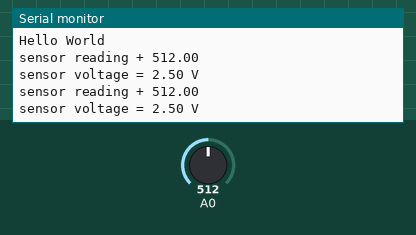
Simulated run of this sketch. Board: Arduino Uno, built with avr-gcc and run on an emulated ATmega328P. Shown: the last lines printed to the serial monitor. The test bench sets the inputs (shaded band); at power-on: A0 = 512.

Above: at 1.8 s.
1.9 s: A0 set to 716
At 2.8 s:
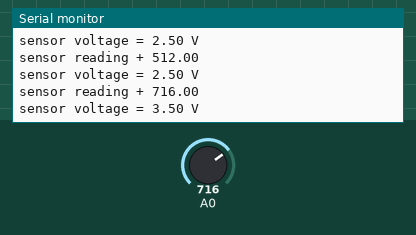
3.4 s: A0 set to 900
At 4.8 s:
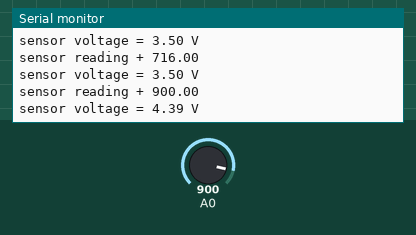
Timing chart, 0 to 6.4 s (numbered marks = the images above; inputs shaded):
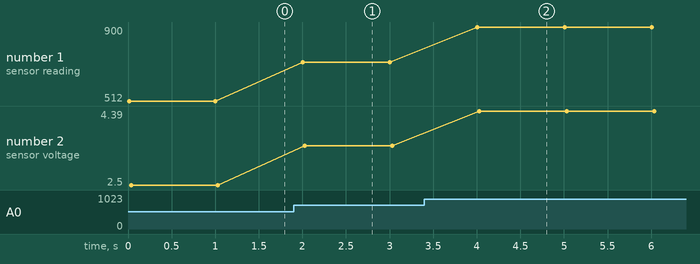

Measured:
- after the input at 1.9 s, the serial monitor: prints a new line after 0.10 s (image 1)
- after the input at 3.4 s, the serial monitor: prints a new line after 0.61 s (image 2)
- plotted number 1: 512 → 716 after the input at 1.9 s, 716 → 900 after the input at 3.4 s
- plotted number 2: 2.5 → 3.5 after the input at 1.9 s, 3.5 → 4.39 after the input at 3.4 s

The sketch:

UVSensor_GUVA_S12SD.ino
```cpp
void setup() {
  // put your setup code here, to run once:
  Serial.begin(9600);
  Serial.println("Hello World");

}

void loop() {
  // put your main code here, to run repeatedly:
  float sensorVoltage;
  float sensorValue;

  sensorValue = analogRead(A0);
  sensorVoltage = sensorValue/1024*5;
  Serial.print("sensor reading + ");
  Serial.print(sensorValue);
  Serial.println("");
  Serial.print("sensor voltage = ");
  Serial.print(sensorVoltage);
  Serial.println(" V");
  delay(1000);
}
```
